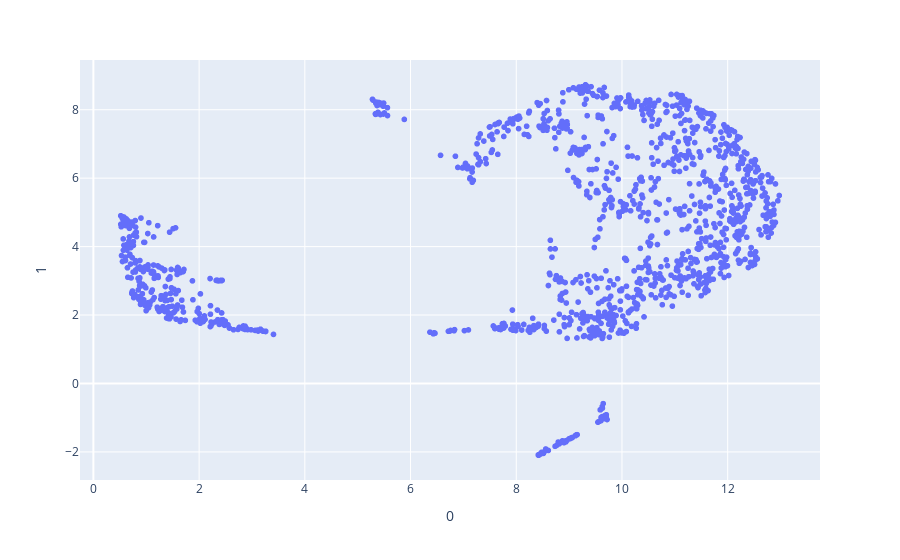

This figure's notebook cell:
### Code cell
scale = StandardScaler()
X_scale = scale.fit_transform(X)
umap_model = umap.UMAP(n_components=2, n_neighbors=20, min_dist=0.09)
components = pd.DataFrame(
    umap_model.fit_transform(X_scale), columns=["0", "1"], index=X.index
)
px.scatter(data_frame=components, x="0", y="1")

### Figure 1 — Plotly figure (JSON) as saved in the notebook; plotly's stock layout.template omitted (floating-point values rounded to 4 significant figures; data arrays with more than 128 entries replaced by an {"elided": "..."} marker saying what was removed)
{"data": [{"hovertemplate": "0=%{x}<br>1=%{y}<extra></extra>", "legendgroup": "", "marker": {"color": "#636efa", "symbol": "circle"}, "mode": "markers", "name": "", "showlegend": false, "type": "scattergl", "x": {"elided": "1338 float values"}, "xaxis": "x", "y": {"elided": "1338 float values"}, "yaxis": "y"}], "layout": {"legend": {"tracegroupgap": 0}, "margin": {"t": 60}, "xaxis": {"anchor": "y", "domain": [0, 1], "title": {"text": "0"}}, "yaxis": {"anchor": "x", "domain": [0, 1], "title": {"text": "1"}}}}
